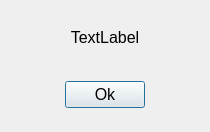
<?xml version="1.0" encoding="UTF-8"?>
<ui version="4.0">
 <class>DialogOk</class>
 <widget class="QDialog" name="DialogOk">
  <property name="geometry">
   <rect>
    <x>0</x>
    <y>0</y>
    <width>210</width>
    <height>132</height>
   </rect>
  </property>
  <property name="font">
   <font>
    <family>MS Shell Dlg 2</family>
    <pointsize>12</pointsize>
   </font>
  </property>
  <property name="windowTitle">
   <string>Dialog</string>
  </property>
  <layout class="QGridLayout" name="gridLayout_2">
   <item row="1" column="0">
    <widget class="QWidget" name="widget" native="true">
     <property name="layoutDirection">
      <enum>Qt::LeftToRight</enum>
     </property>
     <layout class="QHBoxLayout" name="horizontalLayout">
      <item>
       <widget class="QPushButton" name="pushButton">
        <property name="sizePolicy">
         <sizepolicy hsizetype="Fixed" vsizetype="Fixed">
          <horstretch>0</horstretch>
          <verstretch>0</verstretch>
         </sizepolicy>
        </property>
        <property name="layoutDirection">
         <enum>Qt::LeftToRight</enum>
        </property>
        <property name="text">
         <string>Ok</string>
        </property>
       </widget>
      </item>
     </layout>
    </widget>
   </item>
   <item row="0" column="0">
    <widget class="QLabel" name="label">
     <property name="font">
      <font>
       <family>MS Shell Dlg 2</family>
       <pointsize>12</pointsize>
      </font>
     </property>
     <property name="text">
      <string>TextLabel</string>
     </property>
     <property name="alignment">
      <set>Qt::AlignCenter</set>
     </property>
    </widget>
   </item>
  </layout>
 </widget>
 <resources/>
 <connections>
  <connection>
   <sender>pushButton</sender>
   <signal>clicked()</signal>
   <receiver>DialogOk</receiver>
   <slot>accept()</slot>
   <hints>
    <hint type="sourcelabel">
     <x>88</x>
     <y>98</y>
    </hint>
    <hint type="destinationlabel">
     <x>47</x>
     <y>0</y>
    </hint>
   </hints>
  </connection>
 </connections>
</ui>
